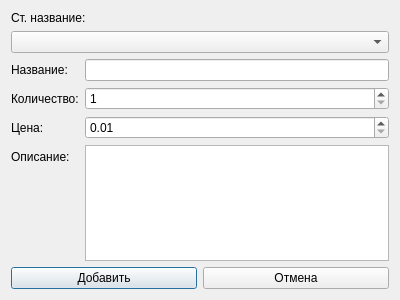
<?xml version="1.0" encoding="UTF-8"?>
<ui version="4.0">
 <class>AddItemDialog</class>
 <widget class="QDialog" name="AddItemDialog">
  <property name="geometry">
   <rect>
    <x>0</x>
    <y>0</y>
    <width>400</width>
    <height>300</height>
   </rect>
  </property>
  <property name="minimumSize">
   <size>
    <width>400</width>
    <height>300</height>
   </size>
  </property>
  <property name="maximumSize">
   <size>
    <width>400</width>
    <height>300</height>
   </size>
  </property>
  <property name="windowTitle">
   <string>Изменение элемента</string>
  </property>
  <layout class="QVBoxLayout" name="verticalLayout">
   <item>
    <widget class="QLabel" name="label">
     <property name="text">
      <string>Ст. название: </string>
     </property>
    </widget>
   </item>
   <item>
    <widget class="QComboBox" name="nameMass"/>
   </item>
   <item>
    <layout class="QFormLayout" name="formLayout">
     <item row="1" column="1">
      <widget class="QLineEdit" name="nameInput"/>
     </item>
     <item row="2" column="0">
      <widget class="QLabel" name="labelQuantity">
       <property name="text">
        <string>Количество:</string>
       </property>
      </widget>
     </item>
     <item row="2" column="1">
      <widget class="QSpinBox" name="quantityInput">
       <property name="minimum">
        <number>1</number>
       </property>
       <property name="maximum">
        <number>10000</number>
       </property>
      </widget>
     </item>
     <item row="3" column="0">
      <widget class="QLabel" name="labelPrice">
       <property name="text">
        <string>Цена:</string>
       </property>
      </widget>
     </item>
     <item row="3" column="1">
      <widget class="QDoubleSpinBox" name="priceInput">
       <property name="decimals">
        <number>2</number>
       </property>
       <property name="minimum">
        <double>0.010000000000000</double>
       </property>
       <property name="maximum">
        <double>1000000.000000000000000</double>
       </property>
      </widget>
     </item>
     <item row="4" column="0">
      <widget class="QLabel" name="labelDescription">
       <property name="text">
        <string>Описание:</string>
       </property>
      </widget>
     </item>
     <item row="4" column="1">
      <widget class="QTextEdit" name="descriptionInput"/>
     </item>
     <item row="1" column="0">
      <widget class="QLabel" name="labelName">
       <property name="text">
        <string>Название:</string>
       </property>
      </widget>
     </item>
    </layout>
   </item>
   <item>
    <layout class="QHBoxLayout" name="buttonLayout">
     <item>
      <widget class="QPushButton" name="okButton">
       <property name="text">
        <string>Добавить</string>
       </property>
      </widget>
     </item>
     <item>
      <widget class="QPushButton" name="cancelButton">
       <property name="text">
        <string>Отмена</string>
       </property>
      </widget>
     </item>
    </layout>
   </item>
  </layout>
 </widget>
 <resources/>
 <connections/>
</ui>
